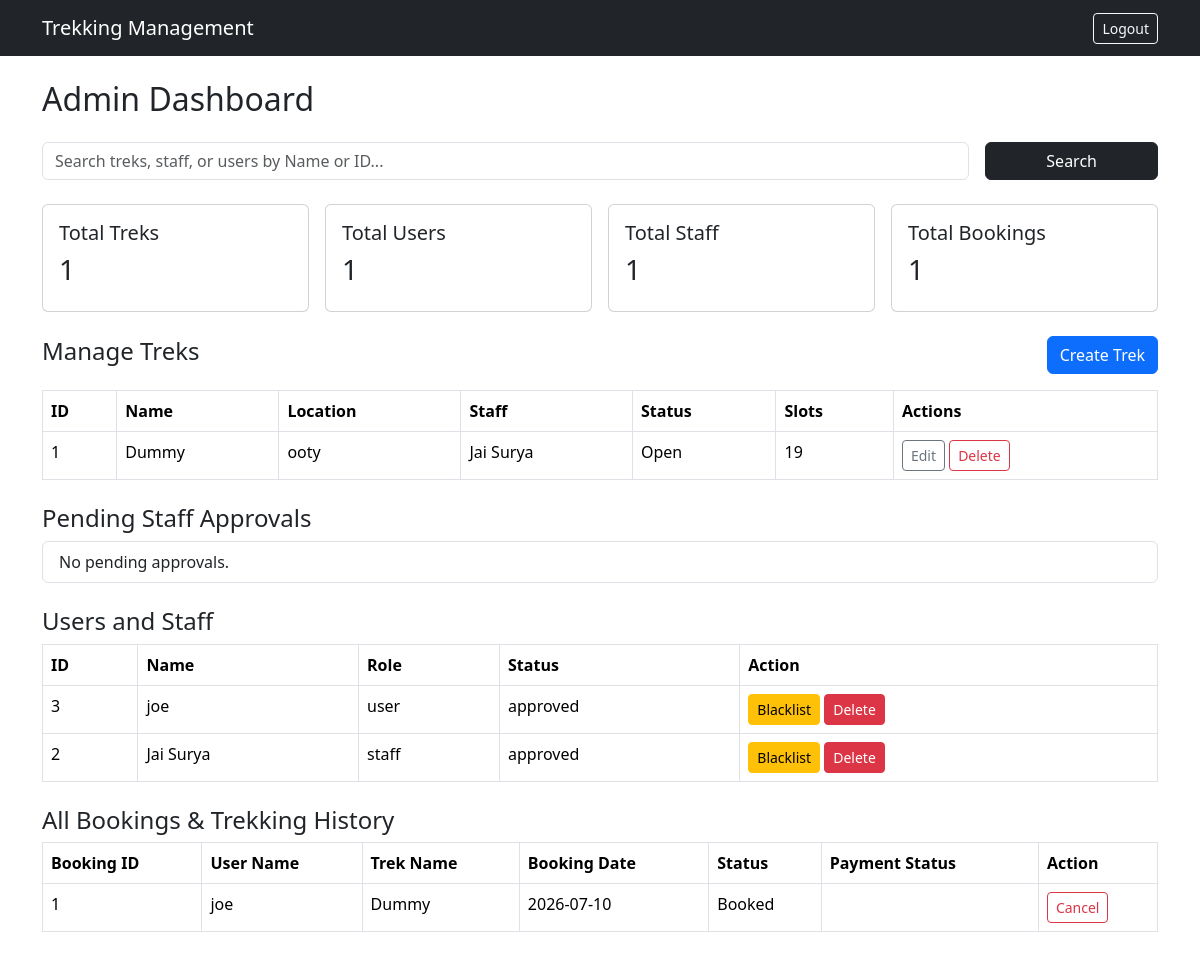
The page /dashboard (signed in) on the database as committed earlier.
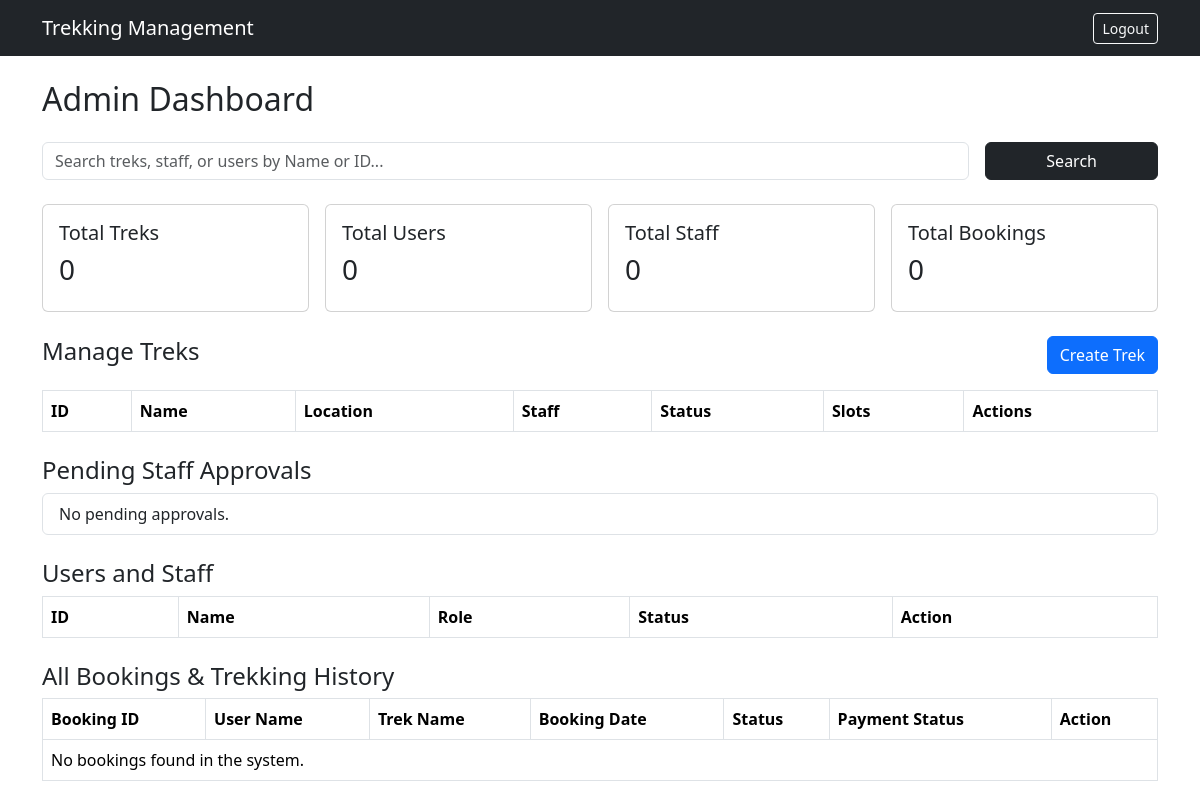
The same page on the database as committed later.
### tables this page shows
CREATE TABLE treks (
            id INTEGER PRIMARY KEY AUTOINCREMENT,
            name TEXT NOT NULL,
            location TEXT NOT NULL,
            difficulty TEXT NOT NULL,
            duration_days INTEGER NOT NULL,
            available_slots INTEGER NOT NULL,
            assigned_staff_id INTEGER,
            status TEXT NOT NULL DEFAULT 'Pending',
            start_date TEXT NOT NULL,
            end_date TEXT NOT NULL,
            description TEXT,
            FOREIGN KEY (assigned_staff_id) REFERENCES users(id)
        );

CREATE TABLE users (
            id INTEGER PRIMARY KEY AUTOINCREMENT,
            username TEXT UNIQUE NOT NULL,
            full_name TEXT NOT NULL,
            email TEXT UNIQUE NOT NULL,
            phone TEXT,
            password_hash TEXT NOT NULL,
            role TEXT NOT NULL,
            status TEXT NOT NULL DEFAULT 'active',
            created_at TEXT NOT NULL
        );

CREATE TABLE bookings  (
            id INTEGER PRIMARY KEY AUTOINCREMENT,
            user_id INTEGER NOT NULL,
            trek_id INTEGER NOT NULL,
            booking_date TEXT NOT NULL,
            status TEXT NOT NULL DEFAULT 'Booked',
            payment_status TEXT NOT NULL DEFAULT 'Pending',
            FOREIGN KEY (user_id) REFERENCES users(id),
            FOREIGN KEY (trek_id) REFERENCES treks(id)
        );

### main.py (the view, shortened to what this page needs)
@app.route("/dashboard")
def dashboard():
    if g.user is None:
        return redirect(url_for("login"))
    conn = get_db()
    if g.user["role"] == "admin":
        search = request.args.get("search", "").strip()
        total_treks = conn.execute("SELECT COUNT(*) AS count FROM treks").fetchone()["count"]
        total_users = conn.execute("SELECT COUNT(*) AS count FROM users WHERE role = 'user'").fetchone()["count"]
        total_staff = conn.execute("SELECT COUNT(*) AS count FROM users WHERE role = 'staff'").fetchone()["count"]
        total_bookings = conn.execute("SELECT COUNT(*) AS count FROM bookings").fetchone()["count"]
        if search:
            treks = conn.execute(
                """
                SELECT t.*, u.full_name AS staff_name
                FROM treks t
                LEFT JOIN users u ON t.assigned_staff_id = u.id
                WHERE t.name LIKE ? OR t.location LIKE ? OR CAST(t.id AS TEXT) = ?
                ORDER BY t.id DESC
                """,
                (f"%{search}%", f"%{search}%", search),
            ).fetchall()
        else:
            treks = conn.execute(
                "SELECT t.*, u.full_name AS staff_name FROM treks t LEFT JOIN users u ON t.assigned_staff_id = u.id ORDER BY t.id DESC"
            ).fetchall()
        if search:
            users = conn.execute(
                """
                SELECT * FROM users
                WHERE role != 'admin' AND (full_name LIKE ? OR username LIKE ? OR CAST(id AS TEXT) = ?)
                ORDER BY id DESC
                """,
                (f"%{search}%", f"%{search}%", search),
            ).fetchall()
        else:
            users = conn.execute("SELECT * FROM users WHERE role != 'admin' ORDER BY id DESC").fetchall()
        pending_staff = conn.execute(
            "SELECT * FROM users WHERE role = 'staff' AND status = 'pending' ORDER BY id DESC"
        ).fetchall()
        bookings = conn.execute(
            """
            SELECT b.*, u.full_name AS user_name, t.name AS trek_name
            FROM bookings b
            JOIN users u ON b.user_id = u.id
            JOIN treks t ON b.trek_id = t.id
            ORDER BY b.id DESC
            """
        ).fetchall()
        conn.close()
        return render_template(
            "dashboard.html",
            role="admin",
            stats={
                "treks": total_treks,
                "users": total_users,
                "staff": total_staff,
                "bookings": total_bookings,
            },
            treks=treks,
            pending_staff=pending_staff,
            users=users,
            bookings=bookings,
            search=search,
        )

### main.py (called while the page is built)
def get_db():
    conn = sqlite3.connect(DATABASE)
    conn.row_factory = sqlite3.Row
    conn.execute("PRAGMA foreign_keys = ON")
    return conn

@app.before_request
def load_logged_in_user():
    g.user = None
    user_id = session.get("user_id")
    if user_id is not None:
        conn = get_db()
        g.user = conn.execute("SELECT * FROM users WHERE id = ?", (user_id,)).fetchone()
        conn.close()

### templates/dashboard.html (shortened to what this page needs)
<!doctype html>
<html lang="en">
  <head>
    <link href="https://cdn.jsdelivr.net/npm/bootstrap@5.3.3/dist/css/bootstrap.min.css" rel="stylesheet">
  </head>
  <body>
    <nav class="navbar navbar-expand-lg navbar-dark bg-dark">
      <div class="container">
        <a class="navbar-brand" href="#">Trekking Management</a>
        <div class="ms-auto">
          <a class="btn btn-outline-light btn-sm" href="{{ url_for('logout') }}">Logout</a>
        </div>
      </div>
    </nav>
    <div class="container py-4">
      {% if role == 'admin' %}
        <h2 class="mb-4">Admin Dashboard</h2>
        <form method="get" action="{{ url_for('dashboard') }}" class="row g-3 mb-4">
          <div class="col-md-10">
            <input type="text" name="search" class="form-control" placeholder="Search treks, staff, or users by Name or ID..." value="{{ search or '' }}">
          </div>
          <div class="col-md-2">
            <button type="submit" class="btn btn-dark w-100">Search</button>
          </div>
        </form>
        <div class="row g-3 mb-4">
          <div class="col-md-3"><div class="card p-3"><h5>Total Treks</h5><h3>{{ stats.treks }}</h3></div></div>
          <div class="col-md-3"><div class="card p-3"><h5>Total Users</h5><h3>{{ stats.users }}</h3></div></div>
          <div class="col-md-3"><div class="card p-3"><h5>Total Staff</h5><h3>{{ stats.staff }}</h3></div></div>
          <div class="col-md-3"><div class="card p-3"><h5>Total Bookings</h5><h3>{{ stats.bookings }}</h3></div></div>
        </div>
        <div class="d-flex justify-content-between align-items-center mb-3">
          <h4>Manage Treks</h4>
          <a class="btn btn-primary" href="{{ url_for('new_trek') }}">Create Trek</a>
        </div>
        <table class="table table-bordered">
          <thead><tr><th>ID</th><th>Name</th><th>Location</th><th>Staff</th><th>Status</th><th>Slots</th><th>Actions</th></tr></thead>
          <tbody>
            {% for trek in treks %}
            <tr>
              <td>{{ trek.id }}</td>
              <td>{{ trek.name }}</td>
              <td>{{ trek.location }}</td>
              <td>{{ trek.staff_name or 'Unassigned' }}</td>
              <td>{{ trek.status }}</td>
              <td>{{ trek.available_slots }}</td>
              <td>
                <a class="btn btn-sm btn-outline-secondary" href="{{ url_for('edit_trek', trek_id=trek.id) }}">Edit</a>
                <form method="post" action="{{ url_for('delete_trek', trek_id=trek.id) }}" style="display:inline;">
                  <button class="btn btn-sm btn-outline-danger" type="submit" onclick="return confirm('Delete this trek?');">Delete</button>
                </form>
              </td>
            </tr>
            {% endfor %}
          </tbody>
        </table>
        <h4 class="mt-4">Pending Staff Approvals</h4>
        <ul class="list-group mb-4">
          {% for staff in pending_staff %}
            <li class="list-group-item d-flex justify-content-between align-items-center">
              {{ staff.full_name }} ({{ staff.username }})
              <form method="post" action="{{ url_for('approve_staff', user_id=staff.id) }}">
                <button class="btn btn-sm btn-success" type="submit">Approve</button>
              </form>
            </li>
          {% else %}
            <li class="list-group-item">No pending approvals.</li>
          {% endfor %}
        </ul>
        <h4>Users and Staff</h4>
        <table class="table table-bordered mb-4">
          <thead><tr><th>ID</th><th>Name</th><th>Role</th><th>Status</th><th>Action</th></tr></thead>
          <tbody>
            {% for user in users %}
            <tr>
              <td>{{ user.id }}</td>
              <td>{{ user.full_name }}</td>
              <td>{{ user.role }}</td>
              <td>{{ user.status }}</td>
              <td>
                {% if user.status != 'blacklisted' %}
                <form method="post" action="{{ url_for('blacklist_user', user_id=user.id) }}" style="display:inline;">
                  <button class="btn btn-sm btn-warning" type="submit">Blacklist</button>
                </form>
                {% else %}
                <form method="post" action="{{ url_for('restore_user', user_id=user.id) }}" style="display:inline;">
                  <button class="btn btn-sm btn-success" type="submit">Restore</button>
                </form>
                {% endif %}
                <form method="post" action="{{ url_for('delete_user', user_id=user.id) }}" style="display:inline;" onsubmit="return confirm('Are you sure you want to permanently delete this user?');">
                  <button class="btn btn-sm btn-danger" type="submit">Delete</button>
                </form>
              </td>
            </tr>
            {% endfor %}
          </tbody>
        </table>
        <h4 class="mt-4">All Bookings & Trekking History</h4>
        <table class="table table-bordered mb-4">
          <thead><tr><th>Booking ID</th><th>User Name</th><th>Trek Name</th><th>Booking Date</th><th>Status</th><th>Payment Status</th><th>Action</th></tr></thead>
          <tbody>
            {% for booking in bookings %}
            <tr>
              <td>{{ booking.id }}</td>
              <td>{{ booking.user_name }}</td>
              <td>{{ booking.trek_name }}</td>
              <td>{{ booking.booking_date }}</td>
              <td>{{ booking.status }}</td>
              <td>{{ booking.payment_status }}</td>
              <td>
                {% if booking.status == 'Booked' %}
                <form method="post" action="{{ url_for('cancel_booking', booking_id=booking.id) }}" style="display:inline;">
                  <button class="btn btn-sm btn-outline-danger" type="submit">Cancel</button>
                </form>
                {% else %}
                -
                {% endif %}
              </td>
            </tr>
            {% else %}
            <tr><td colspan="7">No bookings found in the system.</td></tr>
            {% endfor %}
          </tbody>
        </table>
      {% endif %}
    </div>
  </body>
</html>

Rows that differ between the two databases and show on the page:
removed treks: id "1", name "Dummy", location "ooty", full_name "Jai Surya", status "Open", available_slots "19"
removed users: id "3", full_name "joe", role "user", status "approved"
removed users: id "2", full_name "Jai Surya", role "staff", status "approved"
removed bookings: id "1", user_name "joe", trek_name "Dummy", booking_date "2026-07-10", status "Booked"
Other text that changed with them:
{{ stats.treks }}: "1" → "0"
{{ stats.users }}: "1" → "0"
{{ stats.staff }}: "1" → "0"
{{ stats.bookings }}: "1" → "0"
text now shown: "No bookings found in the system."
